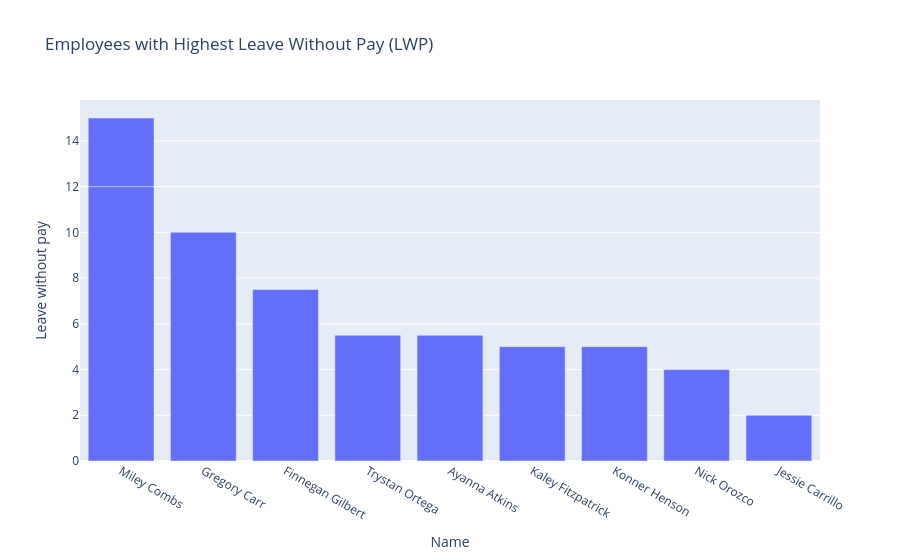

Notebook code for this chart:
### Code cell
# Employees using LWP (Leave Without Pay)
if "Leave without pay" in df.columns:
    lwp_users = df[df["Leave without pay"] > 0].copy()
    lwp_users = lwp_users.sort_values("Leave without pay", ascending=False)

    fig_lwp = px.bar(
        lwp_users.head(10),
        x="Name",
        y="Leave without pay",
        title="Employees with Highest Leave Without Pay (LWP)"
    )
    fig_lwp.show()

### Figure 1 — Plotly figure (JSON) as saved in the notebook; plotly's stock layout.template omitted (floating-point values rounded to 4 significant figures)
{"data": [{"hovertemplate": "Name=%{x}<br>Leave without pay=%{y}<extra></extra>", "legendgroup": "", "marker": {"color": "#636efa", "pattern": {"shape": ""}}, "name": "", "orientation": "v", "showlegend": false, "textposition": "auto", "type": "bar", "x": ["Miley Combs", "Gregory Carr", "Finnegan Gilbert", "Trystan Ortega", "Ayanna Atkins", "Kaley Fitzpatrick", "Konner Henson", "Nick Orozco", "Miley Combs", "Jessie Carrillo"], "xaxis": "x", "y": [12.0, 10.0, 7.5, 5.5, 5.5, 5.0, 5.0, 4.0, 3.0, 2.0], "yaxis": "y"}], "layout": {"barmode": "relative", "legend": {"tracegroupgap": 0}, "title": {"text": "Employees with Highest Leave Without Pay (LWP)"}, "xaxis": {"anchor": "y", "domain": [0, 1], "title": {"text": "Name"}}, "yaxis": {"anchor": "x", "domain": [0, 1], "title": {"text": "Leave without pay"}}}}
